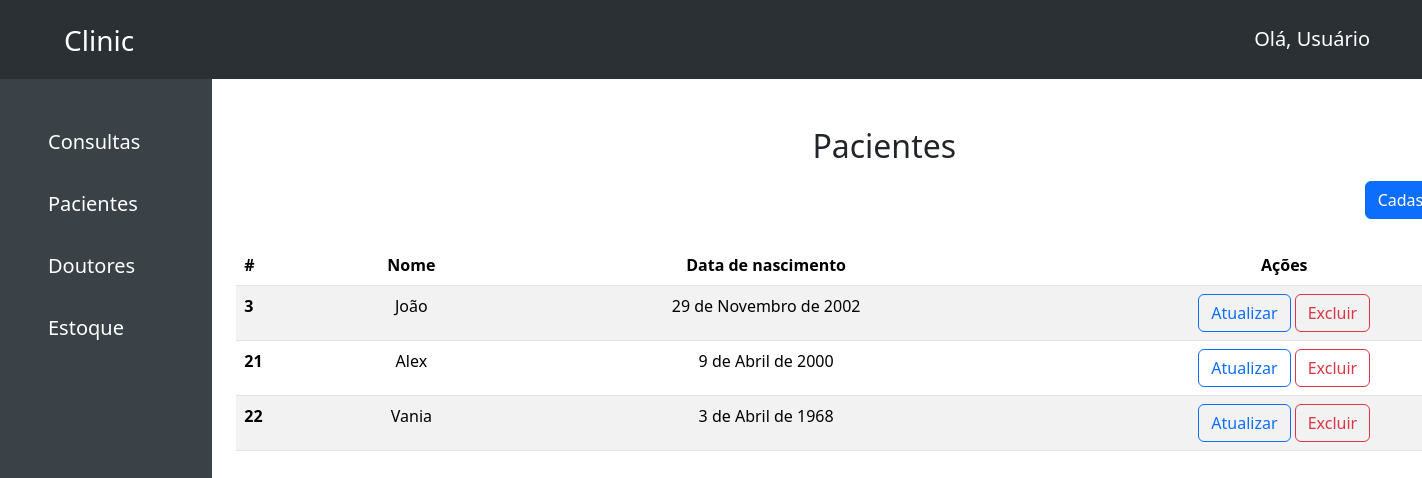
The app's page /patients/ with its own data.
### front/models.py (models this page shows)
class Patient(models.Model):
    name = models.CharField(max_length = 255, blank = False)
    birth_date = models.DateField(null = True, blank = False)

### front/views.py (the view)
# urls.py: path("patients/", views.PatientsHomeView.as_view(), name="patients"),
class PatientsHomeView(ListView):
    template_name = "front/patients/index.html"
    model = Patient
    context_object_name = "patients"

### front/templates/front/patients/index.html (shortened to what this page needs)
{% extends "front/base.html" %}
{% load widget_tweaks %}
{% block conteudo %}
<div class="container pt-5" style="margin-right: 25em;">
    <div>
        <h2 class="text-center">Pacientes</h2>
        <a class="btn btn-primary mt-2" href="{% url 'create_patient' %}" style="float: right">Cadastrar Paciente</a>
    </div>
    {% if patients %}
        <table class="table table-striped" style="margin-top: 5em">
            <thead>
                <tr>
                    <th>#</th>
                    <th class="text-center">Nome</th>
                    <th class="text-center">Data de nascimento</th>
                    <th class="text-center">Ações</th>
                </tr>
            </thead>
            <tbody>
                {% for patient in patients %}
                <tr>
                    <td><strong>{{ patient.pk }}</strong></td>
                    <td class="text-center">{{ patient.name }}</td>
                    <td class="text-center">{{ patient.birth_date }}</td>
                    <td class="text-center">
                        <a class="btn btn-outline-primary" href="{% url 'update_patient' pk=patient.pk %}">Atualizar</a>
                        <a class="btn btn-outline-danger" href="{% url 'delete_patient' pk=patient.pk %}">Excluir</a>
                    </td>
                </tr>
                {% endfor %}
            </tbody>
        </table>
    {% else %}
        <p class="text-center pt-5" style="margin-top: 2em;">Sem pacientes cadastrados :(</p>
    {% endif %}
</div>
{% endblock %}

### records on screen
Patient: pk "3", name "João", birth_date "29 de Novembro de 2002"
Patient: pk "21", name "Alex", birth_date "9 de Abril de 2000"
Patient: pk "22", name "Vania", birth_date "3 de Abril de 1968"
